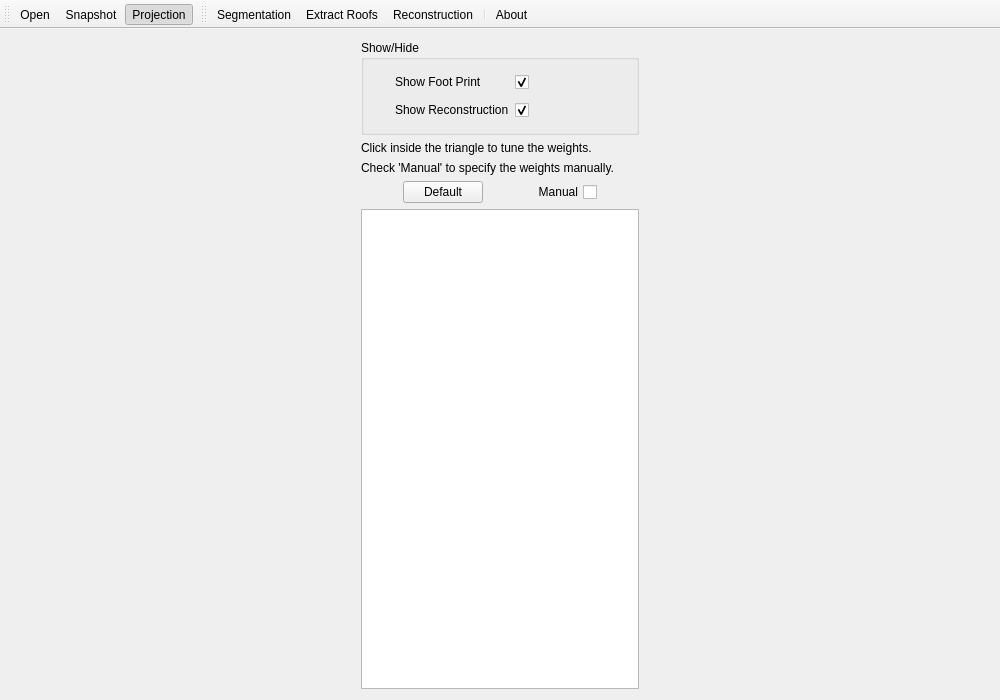
<?xml version="1.0" encoding="UTF-8"?>
<ui version="4.0">
 <class>FootPrintClass</class>
 <widget class="QMainWindow" name="FootPrintClass">
  <property name="geometry">
   <rect>
    <x>0</x>
    <y>0</y>
    <width>1000</width>
    <height>700</height>
   </rect>
  </property>
  <property name="sizePolicy">
   <sizepolicy hsizetype="Expanding" vsizetype="Expanding">
    <horstretch>0</horstretch>
    <verstretch>0</verstretch>
   </sizepolicy>
  </property>
  <property name="minimumSize">
   <size>
    <width>1000</width>
    <height>700</height>
   </size>
  </property>
  <property name="mouseTracking">
   <bool>true</bool>
  </property>
  <property name="focusPolicy">
   <enum>Qt::StrongFocus</enum>
  </property>
  <property name="windowTitle">
   <string>PolyFit</string>
  </property>
  <property name="iconSize">
   <size>
    <width>28</width>
    <height>28</height>
   </size>
  </property>
  <widget class="QWidget" name="centralWidget">
   <layout class="QHBoxLayout" name="horizontalLayout">
    <property name="leftMargin">
     <number>0</number>
    </property>
    <property name="topMargin">
     <number>0</number>
    </property>
    <property name="rightMargin">
     <number>0</number>
    </property>
    <property name="bottomMargin">
     <number>0</number>
    </property>
    <item>
     <widget class="QScrollArea" name="scrollArea">
      <property name="maximumSize">
       <size>
        <width>300</width>
        <height>16777215</height>
       </size>
      </property>
      <property name="frameShape">
       <enum>QFrame::NoFrame</enum>
      </property>
      <property name="widgetResizable">
       <bool>true</bool>
      </property>
      <widget class="QWidget" name="scrollAreaWidgetContents">
       <property name="geometry">
        <rect>
         <x>0</x>
         <y>0</y>
         <width>344</width>
         <height>622</height>
        </rect>
       </property>
       <layout class="QVBoxLayout" name="verticalLayout">
        <item>
         <widget class="QGroupBox" name="groupBox">
          <property name="title">
           <string>Show/Hide</string>
          </property>
          <layout class="QGridLayout" name="gridLayout">
           <item row="0" column="0">
            <spacer name="horizontalSpacer_8">
             <property name="orientation">
              <enum>Qt::Horizontal</enum>
             </property>
             <property name="sizeType">
              <enum>QSizePolicy::Fixed</enum>
             </property>
             <property name="sizeHint" stdset="0">
              <size>
               <width>20</width>
               <height>20</height>
              </size>
             </property>
            </spacer>
           </item>
           <item row="0" column="1">
            <widget class="QLabel" name="labelFootPrint">
             <property name="sizePolicy">
              <sizepolicy hsizetype="Preferred" vsizetype="Preferred">
               <horstretch>0</horstretch>
               <verstretch>0</verstretch>
              </sizepolicy>
             </property>
             <property name="minimumSize">
              <size>
               <width>75</width>
               <height>22</height>
              </size>
             </property>
             <property name="text">
              <string>Show Foot Print</string>
             </property>
            </widget>
           </item>
           <item row="0" column="3">
            <spacer name="horizontalSpacer_2">
             <property name="orientation">
              <enum>Qt::Horizontal</enum>
             </property>
             <property name="sizeType">
              <enum>QSizePolicy::Expanding</enum>
             </property>
             <property name="sizeHint" stdset="0">
              <size>
               <width>81</width>
               <height>20</height>
              </size>
             </property>
            </spacer>
           </item>
           <item row="1" column="2">
            <widget class="QCheckBox" name="checkBoxShowReconstruction">
             <property name="sizePolicy">
              <sizepolicy hsizetype="Fixed" vsizetype="Preferred">
               <horstretch>0</horstretch>
               <verstretch>0</verstretch>
              </sizepolicy>
             </property>
             <property name="minimumSize">
              <size>
               <width>0</width>
               <height>22</height>
              </size>
             </property>
             <property name="text">
              <string/>
             </property>
             <property name="checked">
              <bool>true</bool>
             </property>
            </widget>
           </item>
           <item row="1" column="1">
            <widget class="QLabel" name="labelReconstruction">
             <property name="sizePolicy">
              <sizepolicy hsizetype="Preferred" vsizetype="Preferred">
               <horstretch>0</horstretch>
               <verstretch>0</verstretch>
              </sizepolicy>
             </property>
             <property name="minimumSize">
              <size>
               <width>75</width>
               <height>22</height>
              </size>
             </property>
             <property name="text">
              <string>Show Reconstruction</string>
             </property>
            </widget>
           </item>
           <item row="1" column="0">
            <spacer name="horizontalSpacer_9">
             <property name="orientation">
              <enum>Qt::Horizontal</enum>
             </property>
             <property name="sizeType">
              <enum>QSizePolicy::Fixed</enum>
             </property>
             <property name="sizeHint" stdset="0">
              <size>
               <width>20</width>
               <height>20</height>
              </size>
             </property>
            </spacer>
           </item>
           <item row="1" column="3">
            <spacer name="horizontalSpacer_3">
             <property name="orientation">
              <enum>Qt::Horizontal</enum>
             </property>
             <property name="sizeType">
              <enum>QSizePolicy::Expanding</enum>
             </property>
             <property name="sizeHint" stdset="0">
              <size>
               <width>81</width>
               <height>20</height>
              </size>
             </property>
            </spacer>
           </item>
           <item row="0" column="2">
            <widget class="QCheckBox" name="checkBoxShowFootPrint">
             <property name="sizePolicy">
              <sizepolicy hsizetype="Fixed" vsizetype="Preferred">
               <horstretch>0</horstretch>
               <verstretch>0</verstretch>
              </sizepolicy>
             </property>
             <property name="minimumSize">
              <size>
               <width>0</width>
               <height>22</height>
              </size>
             </property>
             <property name="text">
              <string/>
             </property>
             <property name="checked">
              <bool>true</bool>
             </property>
            </widget>
           </item>
          </layout>
         </widget>
        </item>
        <item>
         <layout class="QVBoxLayout" name="verticalLayout_4">
          <property name="leftMargin">
           <number>0</number>
          </property>
          <property name="rightMargin">
           <number>0</number>
          </property>
          <item>
           <widget class="QLabel" name="label">
            <property name="text">
             <string>Click inside the triangle to tune the weights. </string>
            </property>
           </widget>
          </item>
          <item>
           <widget class="QLabel" name="label_2">
            <property name="text">
             <string>Check 'Manual' to specify the weights manually.</string>
            </property>
           </widget>
          </item>
          <item>
           <layout class="QHBoxLayout" name="horizontalLayout_3">
            <item>
             <spacer name="horizontalSpacer_6">
              <property name="orientation">
               <enum>Qt::Horizontal</enum>
              </property>
              <property name="sizeHint" stdset="0">
               <size>
                <width>10</width>
                <height>20</height>
               </size>
              </property>
             </spacer>
            </item>
            <item>
             <widget class="QPushButton" name="pushButtonDefaultWeight">
              <property name="text">
               <string>Default</string>
              </property>
             </widget>
            </item>
            <item>
             <spacer name="horizontalSpacer_7">
              <property name="orientation">
               <enum>Qt::Horizontal</enum>
              </property>
              <property name="sizeHint" stdset="0">
               <size>
                <width>40</width>
                <height>20</height>
               </size>
              </property>
             </spacer>
            </item>
            <item>
             <widget class="QCheckBox" name="checkBoxManualInputWeights">
              <property name="layoutDirection">
               <enum>Qt::RightToLeft</enum>
              </property>
              <property name="text">
               <string>Manual</string>
              </property>
             </widget>
            </item>
            <item>
             <spacer name="horizontalSpacer_5">
              <property name="orientation">
               <enum>Qt::Horizontal</enum>
              </property>
              <property name="sizeHint" stdset="0">
               <size>
                <width>10</width>
                <height>20</height>
               </size>
              </property>
             </spacer>
            </item>
           </layout>
          </item>
          <item>
           <layout class="QHBoxLayout" name="verticalLayoutWeights">
            <item>
             <layout class="QVBoxLayout" name="verticalLayout_3"/>
            </item>
           </layout>
          </item>
         </layout>
        </item>
        <item>
         <layout class="QVBoxLayout" name="layoutRenderer"/>
        </item>
        <item>
         <widget class="QPlainTextEdit" name="plainTextEditOutput">
          <property name="sizePolicy">
           <sizepolicy hsizetype="Expanding" vsizetype="Expanding">
            <horstretch>0</horstretch>
            <verstretch>0</verstretch>
           </sizepolicy>
          </property>
          <property name="minimumSize">
           <size>
            <width>0</width>
            <height>0</height>
           </size>
          </property>
          <property name="readOnly">
           <bool>true</bool>
          </property>
         </widget>
        </item>
       </layout>
      </widget>
     </widget>
    </item>
    <item>
     <layout class="QHBoxLayout" name="layoutCanvas"/>
    </item>
   </layout>
  </widget>
  <widget class="QToolBar" name="toolBarFile">
   <property name="windowTitle">
    <string>File</string>
   </property>
   <property name="iconSize">
    <size>
     <width>28</width>
     <height>28</height>
    </size>
   </property>
   <property name="toolButtonStyle">
    <enum>Qt::ToolButtonTextUnderIcon</enum>
   </property>
   <attribute name="toolBarArea">
    <enum>TopToolBarArea</enum>
   </attribute>
   <attribute name="toolBarBreak">
    <bool>false</bool>
   </attribute>
   <addaction name="actionOpen"/>
   <addaction name="actionSnapshot"/>
   <addaction name="actionProjectionMode"/>
  </widget>
  <widget class="QToolBar" name="toolBar">
   <property name="windowTitle">
    <string>toolBar</string>
   </property>
   <property name="toolButtonStyle">
    <enum>Qt::ToolButtonTextUnderIcon</enum>
   </property>
   <attribute name="toolBarArea">
    <enum>TopToolBarArea</enum>
   </attribute>
   <attribute name="toolBarBreak">
    <bool>false</bool>
   </attribute>
   <addaction name="actionSegmentation"/>
   <addaction name="actionExtractRoofs"/>
   <addaction name="actionReconstruction"/>
   <addaction name="separator"/>
   <addaction name="actionAbout"/>
  </widget>
  <action name="actionAbout">
   <property name="icon">
    <iconset resource="Resources/City3D.qrc">
     <normaloff>:/Resources/about.png</normaloff>:/Resources/about.png</iconset>
   </property>
   <property name="text">
    <string>About City3D</string>
   </property>
   <property name="iconText">
    <string>About</string>
   </property>
   <property name="toolTip">
    <string>About City3D</string>
   </property>
  </action>
  <action name="actionSnapshot">
   <property name="icon">
    <iconset resource="Resources/City3D.qrc">
     <normaloff>:/Resources/snap_shot.png</normaloff>:/Resources/snap_shot.png</iconset>
   </property>
   <property name="text">
    <string>Snapshot</string>
   </property>
   <property name="iconText">
    <string>Snapshot</string>
   </property>
  </action>
  <action name="actionOpen">
   <property name="icon">
    <iconset resource="Resources/City3D.qrc">
     <normaloff>:/Resources/fileopen.png</normaloff>:/Resources/fileopen.png</iconset>
   </property>
   <property name="text">
    <string>Open</string>
   </property>
   <property name="iconText">
    <string>Open</string>
   </property>
   <property name="shortcut">
    <string>Ctrl+O</string>
   </property>
  </action>
  <action name="actionSegmentation">
   <property name="icon">
    <iconset resource="Resources/City3D.qrc">
     <normaloff>:/Resources/step1.png</normaloff>:/Resources/step1.png</iconset>
   </property>
   <property name="text">
    <string>Segmentation</string>
   </property>
  </action>
  <action name="actionExtractRoofs">
   <property name="icon">
    <iconset resource="Resources/City3D.qrc">
     <normaloff>:/Resources/step2.png</normaloff>:/Resources/step2.png</iconset>
   </property>
   <property name="text">
    <string>Extract Roofs</string>
   </property>
  </action>
  <action name="actionReconstruction">
   <property name="icon">
    <iconset resource="Resources/City3D.qrc">
     <normaloff>:/Resources/step3.png</normaloff>:/Resources/step3.png</iconset>
   </property>
   <property name="text">
    <string>Reconstruction</string>
   </property>
  </action>
  <action name="actionProjectionMode">
   <property name="checkable">
    <bool>true</bool>
   </property>
   <property name="checked">
    <bool>true</bool>
   </property>
   <property name="icon">
    <iconset resource="Resources/City3D.qrc">
     <normaloff>:/Resources/perspective.png</normaloff>:/Resources/perspective.png</iconset>
   </property>
   <property name="text">
    <string>Perspective/Orthographic</string>
   </property>
   <property name="iconText">
    <string>Projection</string>
   </property>
   <property name="toolTip">
    <string>Switch between perspective and orthographic projection</string>
   </property>
  </action>
 </widget>
 <layoutdefault spacing="6" margin="11"/>
 <tabstops>
  <tabstop>scrollArea</tabstop>
  <tabstop>checkBoxShowFootPrint</tabstop>
  <tabstop>checkBoxShowReconstruction</tabstop>
  <tabstop>plainTextEditOutput</tabstop>
 </tabstops>
 <resources>
  <include location="Resources/City3D.qrc"/>
 </resources>
 <connections/>
</ui>
